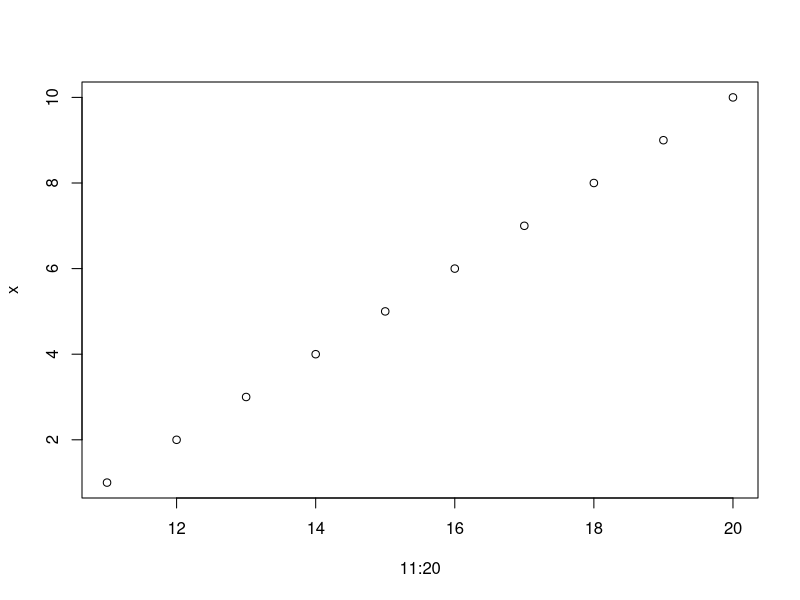

Write R code to recreate this figure.
install.packages('rpart')
library(rpart)
data(package="rpart")

data(car90, package="rpart")
car90


a <- 1
b <- 2

x <-c(1:10)
plot(11:20, x)
